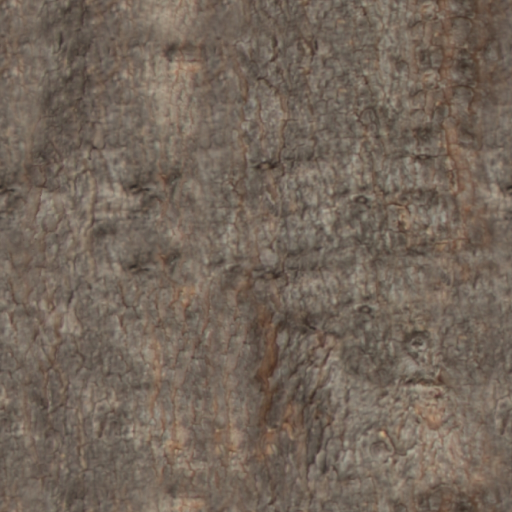
#> input picture Assets/AfterSignal/Resources/WorldAssets/Botanical/branch_albedo.jpg, 1024 x 1024 px, given in place of tree_small_02_branch_arm_1k.jpg, which was not available (shown at 1/2 size)
$ python package_tree.py
#> lines starting #> are read from the running program, lines starting #| are printed output that depends on the picture; pictures that were not available may be replaced by others from this repository, and a replacement may not be noted
"""Package the reduced CC0 meshes and repack ARM channels for Unity URP Lit."""
import pathlib, shutil, json
from PIL import Image
root=pathlib.Path(__file__).resolve().parents[2]
source=root/'Artifacts/Fidelity/TreeSource'; target=root/'Assets/AfterSignal/Resources/WorldAssets/Botanical'
target.mkdir(parents=True,exist_ok=True)
for model in (root/'Artifacts/Fidelity/Botanical').glob('*.fbx'):shutil.copyfile(model,target/model.name)
for part,prefix in [('branch','tree_small_02_branch'),('leaves','tree_small_02_leaves'),('trunk','tree_small_02')]:
    for source_suffix,dest_suffix in [('diff','albedo'),('nor_gl','normal')]:
        shutil.copyfile(source/'textures'/f'{prefix}_{source_suffix}_1k.jpg',target/f'{part}_{dest_suffix}.jpg')
    arm=Image.open(source/'textures'/f'{prefix}_arm_1k.jpg').convert('RGB');ao,rough,metal=arm.split()
#> further down, arm is the input picture: PIL image 1024x1024 RGB; mean R, G, B 115.6, 102, 90.2
#> after `ao, rough, metal = arm.split()`:
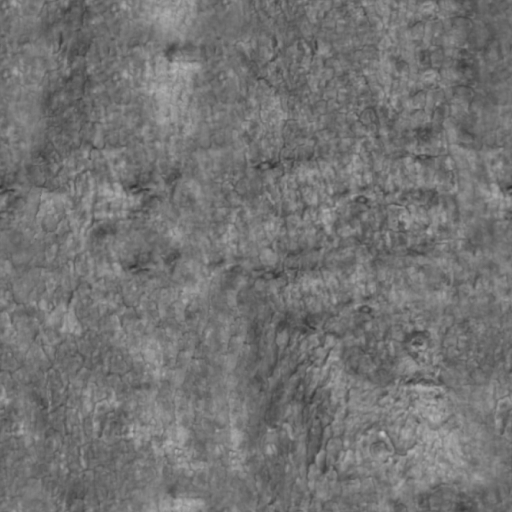
#> ao: PIL image 1024x1024 L (shown at 1/2 size); min 47, max 199, mean 115.6
#> after `ao, rough, metal = arm.split()`:
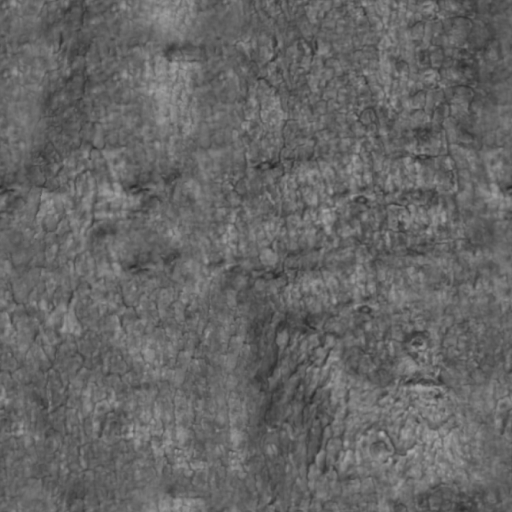
#> rough: PIL image 1024x1024 L (shown at 1/2 size); min 37, max 178, mean 102
    Image.merge('RGBA',(metal,ao,Image.new('L',arm.size,0),rough.point(lambda p:255-p))).save(target/f'{part}_mask.png')
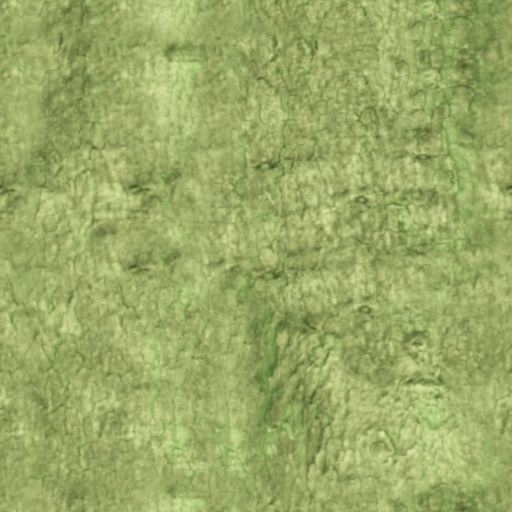
#> saved as branch_mask.png: PIL image 1024x1024 RGBA (shown at 1/2 size); mean R, G, B, A 90.2, 115.6, 0, 153; transparent parts drawn white
#> pass 2 of the loop `for part,prefix in [('branch','tree_small_02_branch'),('leaves','tree_..`:
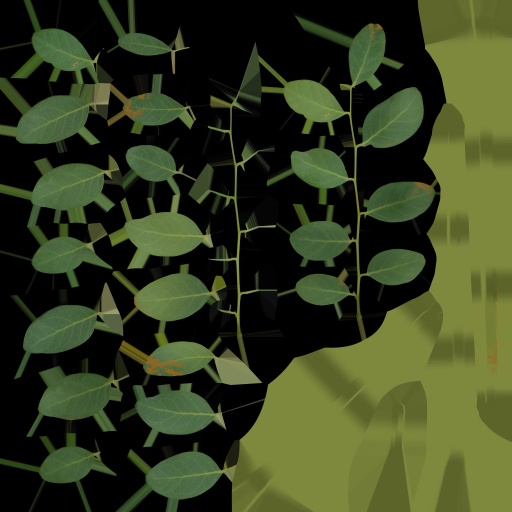
#> input picture Assets/AfterSignal/Resources/WorldAssets/Botanical/leaves_albedo.jpg, 1024 x 1024 px, given in place of tree_small_02_leaves_arm_1k.jpg, which was not available (shown at 1/2 size)
#> arm is the input picture: PIL image 1024x1024 RGB; mean R, G, B 53.6, 62.5, 30.9
#> `ao, rough, metal = arm.split()`:
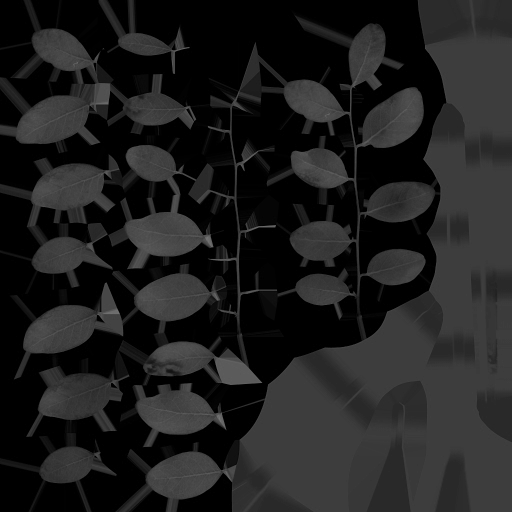
#> metal: PIL image 1024x1024 L (shown at 1/2 size); min 0, max 124, mean 30.9
#> `Image.merge('RGBA',(metal,ao,Image.new('L',arm.size,0),rough.point(lam..`:
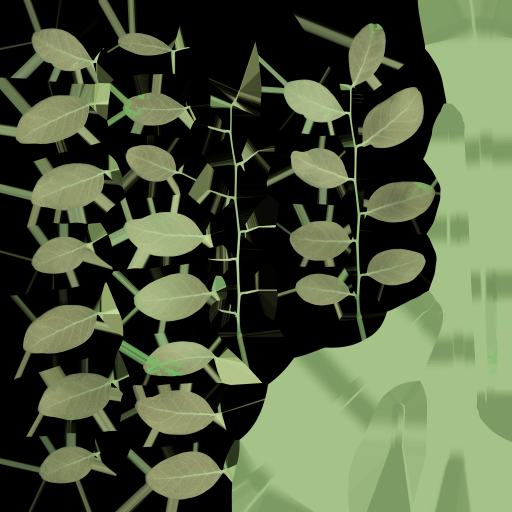
#> saved as leaves_mask.png: PIL image 1024x1024 RGBA (shown at 1/2 size); mean R, G, B, A 30.9, 53.6, 0, 192.5; transparent parts drawn white
#> (the run stopped early here; a loop or call above may not have finished)
